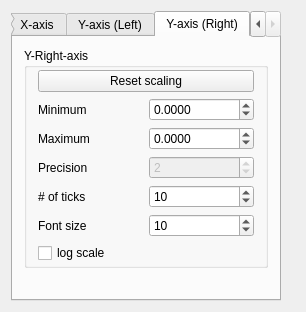
<?xml version="1.0" encoding="UTF-8"?>
<ui version="4.0">
 <class>Chart_display_control</class>
 <widget class="QWidget" name="Chart_display_control">
  <property name="geometry">
   <rect>
    <x>0</x>
    <y>0</y>
    <width>306</width>
    <height>312</height>
   </rect>
  </property>
  <property name="sizePolicy">
   <sizepolicy hsizetype="Preferred" vsizetype="MinimumExpanding">
    <horstretch>0</horstretch>
    <verstretch>0</verstretch>
   </sizepolicy>
  </property>
  <property name="maximumSize">
   <size>
    <width>16777215</width>
    <height>100000</height>
   </size>
  </property>
  <property name="windowTitle">
   <string>Chart_display_control</string>
  </property>
  <layout class="QVBoxLayout" name="verticalLayout_9">
   <item>
    <layout class="QHBoxLayout" name="horizontalLayout">
     <item>
      <widget class="QTabWidget" name="paramTab">
       <property name="tabPosition">
        <enum>QTabWidget::North</enum>
       </property>
       <property name="tabShape">
        <enum>QTabWidget::Rounded</enum>
       </property>
       <property name="currentIndex">
        <number>3</number>
       </property>
       <widget class="QWidget" name="tab">
        <attribute name="title">
         <string>Labels</string>
        </attribute>
        <layout class="QVBoxLayout" name="verticalLayout_5">
         <item>
          <widget class="QGroupBox" name="labelbox">
           <property name="sizePolicy">
            <sizepolicy hsizetype="MinimumExpanding" vsizetype="Fixed">
             <horstretch>0</horstretch>
             <verstretch>0</verstretch>
            </sizepolicy>
           </property>
           <property name="title">
            <string>Labels</string>
           </property>
           <property name="flat">
            <bool>false</bool>
           </property>
           <property name="checkable">
            <bool>false</bool>
           </property>
           <layout class="QVBoxLayout" name="verticalLayout_2">
            <property name="topMargin">
             <number>2</number>
            </property>
            <property name="bottomMargin">
             <number>2</number>
            </property>
            <item>
             <layout class="QGridLayout" name="gridLayout_3">
              <item row="0" column="0">
               <widget class="QWidget" name="widget_2" native="true"/>
              </item>
              <item row="0" column="1" colspan="2">
               <widget class="QWidget" name="widget_3" native="true"/>
              </item>
              <item row="0" column="3">
               <widget class="QLabel" name="label_12">
                <property name="text">
                 <string>font size</string>
                </property>
               </widget>
              </item>
              <item row="1" column="0">
               <widget class="QLabel" name="label">
                <property name="text">
                 <string>X-axis</string>
                </property>
               </widget>
              </item>
              <item row="1" column="1" colspan="2">
               <widget class="QLineEdit" name="x_label_edit">
                <property name="text">
                 <string>X</string>
                </property>
               </widget>
              </item>
              <item row="1" column="3">
               <widget class="QSpinBox" name="x_label_font_size">
                <property name="minimum">
                 <number>2</number>
                </property>
                <property name="maximum">
                 <number>40</number>
                </property>
                <property name="value">
                 <number>10</number>
                </property>
               </widget>
              </item>
              <item row="2" column="0">
               <widget class="QLabel" name="label_2">
                <property name="text">
                 <string>Y-axis</string>
                </property>
               </widget>
              </item>
              <item row="2" column="1" colspan="2">
               <widget class="QLineEdit" name="y_label_edit">
                <property name="text">
                 <string>Y</string>
                </property>
               </widget>
              </item>
              <item row="2" column="3">
               <widget class="QSpinBox" name="y_label_font_size">
                <property name="minimum">
                 <number>2</number>
                </property>
                <property name="maximum">
                 <number>40</number>
                </property>
                <property name="value">
                 <number>10</number>
                </property>
               </widget>
              </item>
              <item row="3" column="0">
               <widget class="QLabel" name="y_right_label">
                <property name="text">
                 <string>Y-R-axis</string>
                </property>
               </widget>
              </item>
              <item row="3" column="1" colspan="2">
               <widget class="QLineEdit" name="y_right_label_edit">
                <property name="text">
                 <string>Y-Right</string>
                </property>
               </widget>
              </item>
              <item row="3" column="3">
               <widget class="QSpinBox" name="y_right_label_font_size">
                <property name="minimum">
                 <number>2</number>
                </property>
                <property name="maximum">
                 <number>40</number>
                </property>
                <property name="value">
                 <number>10</number>
                </property>
               </widget>
              </item>
              <item row="4" column="0">
               <widget class="QLabel" name="label_3">
                <property name="text">
                 <string>Title</string>
                </property>
               </widget>
              </item>
              <item row="4" column="1" colspan="2">
               <widget class="QLineEdit" name="title_label_edit"/>
              </item>
              <item row="4" column="3">
               <widget class="QSpinBox" name="title_font_size">
                <property name="minimum">
                 <number>2</number>
                </property>
                <property name="maximum">
                 <number>40</number>
                </property>
                <property name="value">
                 <number>12</number>
                </property>
               </widget>
              </item>
              <item row="5" column="0" colspan="2">
               <widget class="QCheckBox" name="legend_display">
                <property name="text">
                 <string>Display Legend</string>
                </property>
               </widget>
              </item>
              <item row="5" column="2">
               <widget class="QWidget" name="widget" native="true"/>
              </item>
              <item row="5" column="3">
               <widget class="QSpinBox" name="legend_font_size">
                <property name="minimum">
                 <number>2</number>
                </property>
                <property name="maximum">
                 <number>40</number>
                </property>
                <property name="value">
                 <number>12</number>
                </property>
               </widget>
              </item>
             </layout>
            </item>
            <item>
             <widget class="QCheckBox" name="x_grid_display">
              <property name="text">
               <string>Show grid - x axis</string>
              </property>
              <property name="checked">
               <bool>true</bool>
              </property>
             </widget>
            </item>
            <item>
             <widget class="QCheckBox" name="y_grid_display">
              <property name="text">
               <string>Show grid - y axis</string>
              </property>
              <property name="checked">
               <bool>true</bool>
              </property>
             </widget>
            </item>
           </layout>
          </widget>
         </item>
         <item>
          <spacer name="verticalSpacer">
           <property name="orientation">
            <enum>Qt::Vertical</enum>
           </property>
           <property name="sizeHint" stdset="0">
            <size>
             <width>20</width>
             <height>14</height>
            </size>
           </property>
          </spacer>
         </item>
        </layout>
       </widget>
       <widget class="QWidget" name="tab_2">
        <attribute name="title">
         <string>X-axis</string>
        </attribute>
        <layout class="QVBoxLayout" name="verticalLayout_6">
         <item>
          <widget class="QGroupBox" name="xbox">
           <property name="sizePolicy">
            <sizepolicy hsizetype="Preferred" vsizetype="Fixed">
             <horstretch>0</horstretch>
             <verstretch>0</verstretch>
            </sizepolicy>
           </property>
           <property name="title">
            <string>X-axis</string>
           </property>
           <property name="flat">
            <bool>false</bool>
           </property>
           <layout class="QVBoxLayout" name="verticalLayout">
            <property name="sizeConstraint">
             <enum>QLayout::SetMinimumSize</enum>
            </property>
            <property name="topMargin">
             <number>2</number>
            </property>
            <property name="bottomMargin">
             <number>2</number>
            </property>
            <item>
             <layout class="QGridLayout" name="gridLayout">
              <property name="sizeConstraint">
               <enum>QLayout::SetMinimumSize</enum>
              </property>
              <item row="5" column="1">
               <widget class="QSpinBox" name="x_axis_font_size">
                <property name="minimum">
                 <number>2</number>
                </property>
                <property name="maximum">
                 <number>40</number>
                </property>
                <property name="singleStep">
                 <number>2</number>
                </property>
                <property name="value">
                 <number>10</number>
                </property>
               </widget>
              </item>
              <item row="5" column="0">
               <widget class="QLabel" name="label_13">
                <property name="text">
                 <string>Font size</string>
                </property>
               </widget>
              </item>
              <item row="4" column="1">
               <widget class="QSpinBox" name="x_nticks">
                <property name="value">
                 <number>10</number>
                </property>
               </widget>
              </item>
              <item row="4" column="0">
               <widget class="QLabel" name="label_9">
                <property name="text">
                 <string># of ticks</string>
                </property>
               </widget>
              </item>
              <item row="3" column="1">
               <widget class="QSpinBox" name="x_precision">
                <property name="enabled">
                 <bool>false</bool>
                </property>
                <property name="value">
                 <number>2</number>
                </property>
               </widget>
              </item>
              <item row="3" column="0">
               <widget class="QLabel" name="label_8">
                <property name="text">
                 <string>Precision</string>
                </property>
               </widget>
              </item>
              <item row="2" column="1">
               <widget class="QDoubleSpinBox" name="x_max">
                <property name="decimals">
                 <number>4</number>
                </property>
                <property name="minimum">
                 <double>-999999999.000000000000000</double>
                </property>
                <property name="maximum">
                 <double>999999999.000000000000000</double>
                </property>
               </widget>
              </item>
              <item row="2" column="0">
               <widget class="QLabel" name="label_5">
                <property name="text">
                 <string>Maximum</string>
                </property>
               </widget>
              </item>
              <item row="1" column="1">
               <widget class="QDoubleSpinBox" name="x_min">
                <property name="decimals">
                 <number>4</number>
                </property>
                <property name="minimum">
                 <double>-999999999.000000000000000</double>
                </property>
                <property name="maximum">
                 <double>999999999.000000000000000</double>
                </property>
               </widget>
              </item>
              <item row="1" column="0">
               <widget class="QLabel" name="label_4">
                <property name="text">
                 <string>Minimum</string>
                </property>
               </widget>
              </item>
              <item row="0" column="0" colspan="2">
               <widget class="QPushButton" name="x_autoscale">
                <property name="text">
                 <string>Reset scaling</string>
                </property>
               </widget>
              </item>
             </layout>
            </item>
            <item>
             <widget class="QCheckBox" name="x_logscale">
              <property name="text">
               <string>log scale</string>
              </property>
             </widget>
            </item>
           </layout>
          </widget>
         </item>
         <item>
          <spacer name="verticalSpacer_2">
           <property name="orientation">
            <enum>Qt::Vertical</enum>
           </property>
           <property name="sizeHint" stdset="0">
            <size>
             <width>20</width>
             <height>27</height>
            </size>
           </property>
          </spacer>
         </item>
        </layout>
       </widget>
       <widget class="QWidget" name="tab_3">
        <attribute name="title">
         <string>Y-axis (Left)</string>
        </attribute>
        <layout class="QVBoxLayout" name="verticalLayout_7">
         <item>
          <widget class="QGroupBox" name="ybox">
           <property name="sizePolicy">
            <sizepolicy hsizetype="Preferred" vsizetype="Fixed">
             <horstretch>0</horstretch>
             <verstretch>0</verstretch>
            </sizepolicy>
           </property>
           <property name="title">
            <string>Y-axis</string>
           </property>
           <property name="flat">
            <bool>false</bool>
           </property>
           <layout class="QVBoxLayout" name="verticalLayout_3">
            <property name="sizeConstraint">
             <enum>QLayout::SetMinimumSize</enum>
            </property>
            <property name="topMargin">
             <number>2</number>
            </property>
            <property name="bottomMargin">
             <number>2</number>
            </property>
            <item>
             <layout class="QGridLayout" name="gridLayout_2">
              <property name="sizeConstraint">
               <enum>QLayout::SetMinimumSize</enum>
              </property>
              <item row="0" column="0" colspan="2">
               <widget class="QPushButton" name="y_autoscale">
                <property name="text">
                 <string>Reset scaling</string>
                </property>
               </widget>
              </item>
              <item row="1" column="0">
               <widget class="QLabel" name="label_6">
                <property name="text">
                 <string>Minimum</string>
                </property>
               </widget>
              </item>
              <item row="1" column="1">
               <widget class="QDoubleSpinBox" name="y_min">
                <property name="decimals">
                 <number>4</number>
                </property>
                <property name="minimum">
                 <double>-999999999.000000000000000</double>
                </property>
                <property name="maximum">
                 <double>999999999.000000000000000</double>
                </property>
               </widget>
              </item>
              <item row="2" column="0">
               <widget class="QLabel" name="label_7">
                <property name="text">
                 <string>Maximum</string>
                </property>
               </widget>
              </item>
              <item row="2" column="1">
               <widget class="QDoubleSpinBox" name="y_max">
                <property name="decimals">
                 <number>4</number>
                </property>
                <property name="minimum">
                 <double>-999999.000000000000000</double>
                </property>
                <property name="maximum">
                 <double>999999999.000000000000000</double>
                </property>
               </widget>
              </item>
              <item row="3" column="0">
               <widget class="QLabel" name="label_10">
                <property name="text">
                 <string>Precision</string>
                </property>
               </widget>
              </item>
              <item row="3" column="1">
               <widget class="QSpinBox" name="y_precision">
                <property name="enabled">
                 <bool>false</bool>
                </property>
                <property name="value">
                 <number>2</number>
                </property>
               </widget>
              </item>
              <item row="4" column="0">
               <widget class="QLabel" name="label_11">
                <property name="text">
                 <string># of ticks</string>
                </property>
               </widget>
              </item>
              <item row="4" column="1">
               <widget class="QSpinBox" name="y_nticks">
                <property name="value">
                 <number>10</number>
                </property>
               </widget>
              </item>
              <item row="5" column="0">
               <widget class="QLabel" name="label_14">
                <property name="text">
                 <string>Font size</string>
                </property>
               </widget>
              </item>
              <item row="5" column="1">
               <widget class="QSpinBox" name="y_axis_font_size">
                <property name="minimum">
                 <number>2</number>
                </property>
                <property name="maximum">
                 <number>40</number>
                </property>
                <property name="singleStep">
                 <number>2</number>
                </property>
                <property name="value">
                 <number>10</number>
                </property>
               </widget>
              </item>
             </layout>
            </item>
            <item>
             <widget class="QCheckBox" name="y_logscale">
              <property name="enabled">
               <bool>true</bool>
              </property>
              <property name="text">
               <string>log scale</string>
              </property>
             </widget>
            </item>
           </layout>
          </widget>
         </item>
         <item>
          <spacer name="verticalSpacer_3">
           <property name="orientation">
            <enum>Qt::Vertical</enum>
           </property>
           <property name="sizeHint" stdset="0">
            <size>
             <width>20</width>
             <height>27</height>
            </size>
           </property>
          </spacer>
         </item>
        </layout>
       </widget>
       <widget class="QWidget" name="tab_4">
        <attribute name="title">
         <string>Y-axis (Right)</string>
        </attribute>
        <layout class="QVBoxLayout" name="verticalLayout_8">
         <item>
          <widget class="QGroupBox" name="ybox_right">
           <property name="sizePolicy">
            <sizepolicy hsizetype="Preferred" vsizetype="Fixed">
             <horstretch>0</horstretch>
             <verstretch>0</verstretch>
            </sizepolicy>
           </property>
           <property name="title">
            <string>Y-Right-axis</string>
           </property>
           <property name="flat">
            <bool>false</bool>
           </property>
           <layout class="QVBoxLayout" name="verticalLayout_4">
            <property name="sizeConstraint">
             <enum>QLayout::SetMinimumSize</enum>
            </property>
            <property name="topMargin">
             <number>2</number>
            </property>
            <property name="bottomMargin">
             <number>2</number>
            </property>
            <item>
             <layout class="QGridLayout" name="gridLayout_4">
              <property name="sizeConstraint">
               <enum>QLayout::SetMinimumSize</enum>
              </property>
              <item row="0" column="0" colspan="2">
               <widget class="QPushButton" name="y_right_autoscale">
                <property name="text">
                 <string>Reset scaling</string>
                </property>
               </widget>
              </item>
              <item row="1" column="0">
               <widget class="QLabel" name="label_15">
                <property name="text">
                 <string>Minimum</string>
                </property>
               </widget>
              </item>
              <item row="1" column="1">
               <widget class="QDoubleSpinBox" name="y_right_min">
                <property name="decimals">
                 <number>4</number>
                </property>
                <property name="minimum">
                 <double>-999999999.000000000000000</double>
                </property>
                <property name="maximum">
                 <double>999999999.000000000000000</double>
                </property>
               </widget>
              </item>
              <item row="2" column="0">
               <widget class="QLabel" name="label_16">
                <property name="text">
                 <string>Maximum</string>
                </property>
               </widget>
              </item>
              <item row="2" column="1">
               <widget class="QDoubleSpinBox" name="y_right_max">
                <property name="decimals">
                 <number>4</number>
                </property>
                <property name="minimum">
                 <double>-999999.000000000000000</double>
                </property>
                <property name="maximum">
                 <double>999999999.000000000000000</double>
                </property>
               </widget>
              </item>
              <item row="3" column="0">
               <widget class="QLabel" name="label_17">
                <property name="text">
                 <string>Precision</string>
                </property>
               </widget>
              </item>
              <item row="3" column="1">
               <widget class="QSpinBox" name="y_right_precision">
                <property name="enabled">
                 <bool>false</bool>
                </property>
                <property name="value">
                 <number>2</number>
                </property>
               </widget>
              </item>
              <item row="4" column="0">
               <widget class="QLabel" name="label_18">
                <property name="text">
                 <string># of ticks</string>
                </property>
               </widget>
              </item>
              <item row="4" column="1">
               <widget class="QSpinBox" name="y_right_nticks">
                <property name="value">
                 <number>10</number>
                </property>
               </widget>
              </item>
              <item row="5" column="0">
               <widget class="QLabel" name="label_19">
                <property name="text">
                 <string>Font size</string>
                </property>
               </widget>
              </item>
              <item row="5" column="1">
               <widget class="QSpinBox" name="y_right_axis_font_size">
                <property name="minimum">
                 <number>2</number>
                </property>
                <property name="maximum">
                 <number>40</number>
                </property>
                <property name="singleStep">
                 <number>2</number>
                </property>
                <property name="value">
                 <number>10</number>
                </property>
               </widget>
              </item>
             </layout>
            </item>
            <item>
             <widget class="QCheckBox" name="y_right_logscale">
              <property name="enabled">
               <bool>true</bool>
              </property>
              <property name="text">
               <string>log scale</string>
              </property>
             </widget>
            </item>
           </layout>
          </widget>
         </item>
         <item>
          <spacer name="verticalSpacer_4">
           <property name="orientation">
            <enum>Qt::Vertical</enum>
           </property>
           <property name="sizeHint" stdset="0">
            <size>
             <width>20</width>
             <height>27</height>
            </size>
           </property>
          </spacer>
         </item>
        </layout>
       </widget>
      </widget>
     </item>
     <item>
      <spacer name="horizontalSpacer">
       <property name="orientation">
        <enum>Qt::Horizontal</enum>
       </property>
       <property name="sizeHint" stdset="0">
        <size>
         <width>13</width>
         <height>20</height>
        </size>
       </property>
      </spacer>
     </item>
    </layout>
   </item>
   <item>
    <spacer name="verticalSpacer_5">
     <property name="orientation">
      <enum>Qt::Vertical</enum>
     </property>
     <property name="sizeHint" stdset="0">
      <size>
       <width>20</width>
       <height>1</height>
      </size>
     </property>
    </spacer>
   </item>
  </layout>
 </widget>
 <layoutdefault spacing="6" margin="11"/>
 <resources/>
 <connections/>
</ui>
